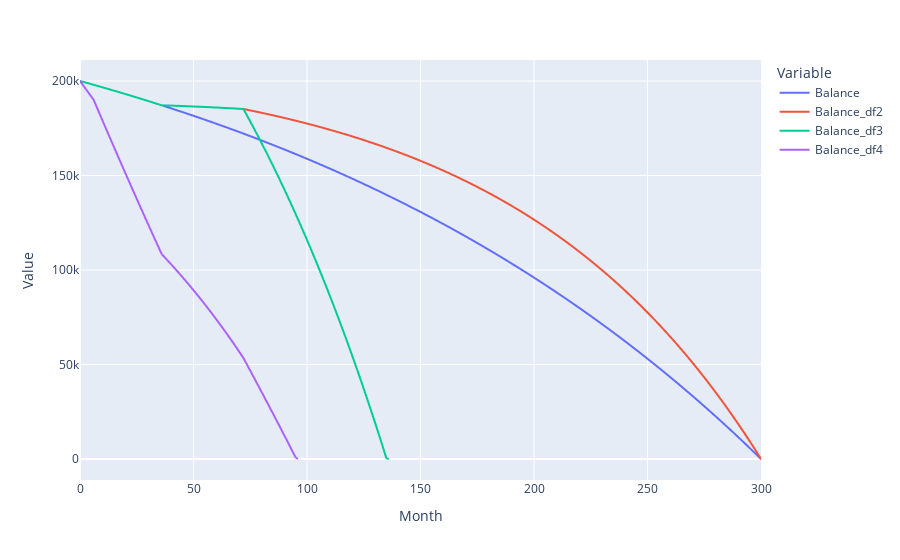
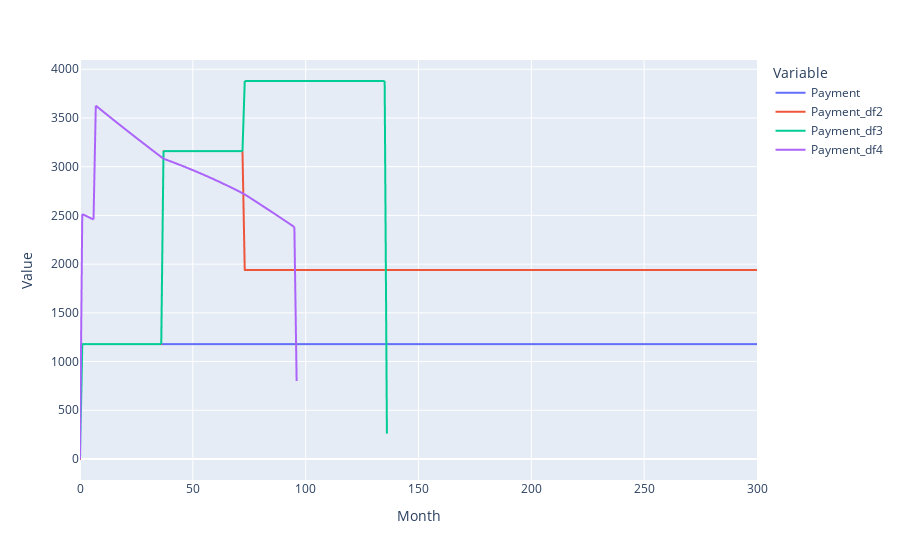
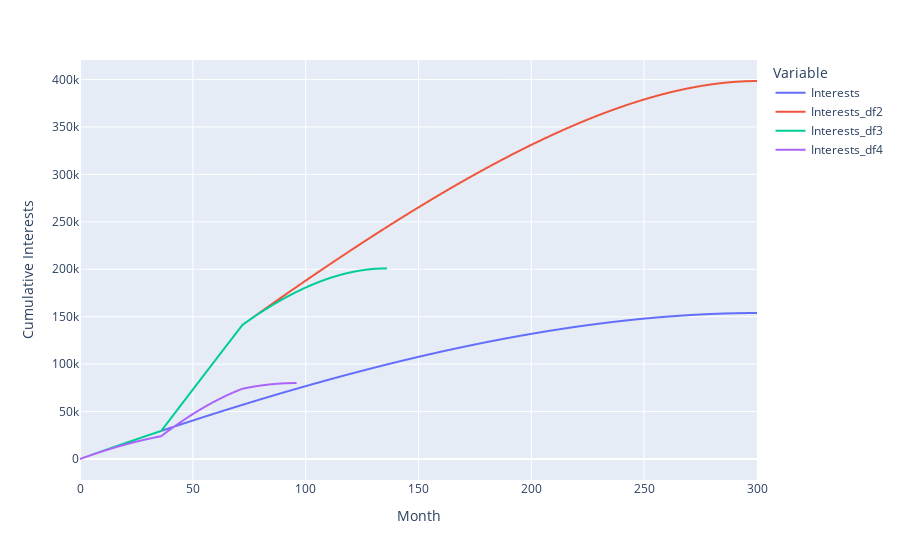

The notebook cell saved with these charts, in order:
### Markdown cell above
# Scenario Analysis

#### Suppose given the interest rate and duration of the loan, the original monthly payment is first calculated, and then the time to payout is re-estimated when the interest rate changes in the 37th month and an extra payment equal to 8% of the outstanding balance converted to monthly.

### Code cell
result1=Amortization(Balance=[200000], Rate=[[1, 0.0509/12]], N=25*12)
result1.CalcPayment(N=result1.N)

newPay=[1179.691]*36+[3159.245]*36+[1939.687]*228
result2=Amortization(Balance=[200000], Rate=[[1, 0.0509/12], [37, 0.2/12], [73, 0.11/12]], Payment=newPay)
result2.CalcTime()

newPay=[1179.691]*36+[3159.245]*36+[1939.687*2]*200
result3=Amortization(Balance=[200000], Rate=[[1, 0.0509/12], [37, 0.2/12], [73, 0.11/12]], Payment=newPay)
result3.CalcTime()

newPay=[1179.691]*6+[1179.691*2]*160
result4=Amortization(Balance=[200000], Rate=[[1, 0.0509/12], [37, 0.2/12], [73, 0.11/12]], Payment=newPay, BalancePctPay=0.08/12)
result4.CalcTime()

plotResult({"df1":result1.data, "df2":result2.data, "df3":result3.data, "df4":result4.data})

### Figure 1 — Plotly figure (JSON) as saved in the notebook; plotly's stock layout.template omitted (floating-point values rounded to 4 significant figures; data arrays with more than 128 entries replaced by an {"elided": "..."} marker saying what was removed)
{"data": [{"hovertemplate": "Variable=Balance<br>Month=%{x}<br>Value=%{y}<extra></extra>", "legendgroup": "Balance", "line": {"color": "#636efa", "dash": "solid"}, "marker": {"symbol": "circle"}, "mode": "lines", "name": "Balance", "showlegend": true, "type": "scattergl", "x": {"elided": "301 int values"}, "xaxis": "x", "y": {"elided": "301 float values"}, "yaxis": "y"}, {"hovertemplate": "Variable=Balance_df2<br>Month=%{x}<br>Value=%{y}<extra></extra>", "legendgroup": "Balance_df2", "line": {"color": "#EF553B", "dash": "solid"}, "marker": {"symbol": "circle"}, "mode": "lines", "name": "Balance_df2", "showlegend": true, "type": "scattergl", "x": {"elided": "301 int values"}, "xaxis": "x", "y": {"elided": "301 float values"}, "yaxis": "y"}, {"hovertemplate": "Variable=Balance_df3<br>Month=%{x}<br>Value=%{y}<extra></extra>", "legendgroup": "Balance_df3", "line": {"color": "#00cc96", "dash": "solid"}, "marker": {"symbol": "circle"}, "mode": "lines", "name": "Balance_df3", "showlegend": true, "type": "scattergl", "x": {"elided": "301 int values"}, "xaxis": "x", "y": {"elided": "301 float values"}, "yaxis": "y"}, {"hovertemplate": "Variable=Balance_df4<br>Month=%{x}<br>Value=%{y}<extra></extra>", "legendgroup": "Balance_df4", "line": {"color": "#ab63fa", "dash": "solid"}, "marker": {"symbol": "circle"}, "mode": "lines", "name": "Balance_df4", "showlegend": true, "type": "scattergl", "x": {"elided": "301 int values"}, "xaxis": "x", "y": {"elided": "301 float values"}, "yaxis": "y"}], "layout": {"legend": {"title": {"text": "Variable"}, "tracegroupgap": 0}, "margin": {"t": 60}, "xaxis": {"anchor": "y", "domain": [0, 1], "title": {"text": "Month"}}, "yaxis": {"anchor": "x", "domain": [0, 1], "title": {"text": "Value"}}}}

### Figure 2 — Plotly figure (JSON) as saved in the notebook; plotly's stock layout.template omitted (floating-point values rounded to 4 significant figures; data arrays with more than 128 entries replaced by an {"elided": "..."} marker saying what was removed)
{"data": [{"hovertemplate": "Variable=Payment<br>Month=%{x}<br>Value=%{y}<extra></extra>", "legendgroup": "Payment", "line": {"color": "#636efa", "dash": "solid"}, "marker": {"symbol": "circle"}, "mode": "lines", "name": "Payment", "showlegend": true, "type": "scattergl", "x": {"elided": "301 int values"}, "xaxis": "x", "y": {"elided": "301 float values"}, "yaxis": "y"}, {"hovertemplate": "Variable=Payment_df2<br>Month=%{x}<br>Value=%{y}<extra></extra>", "legendgroup": "Payment_df2", "line": {"color": "#EF553B", "dash": "solid"}, "marker": {"symbol": "circle"}, "mode": "lines", "name": "Payment_df2", "showlegend": true, "type": "scattergl", "x": {"elided": "301 int values"}, "xaxis": "x", "y": {"elided": "301 float values"}, "yaxis": "y"}, {"hovertemplate": "Variable=Payment_df3<br>Month=%{x}<br>Value=%{y}<extra></extra>", "legendgroup": "Payment_df3", "line": {"color": "#00cc96", "dash": "solid"}, "marker": {"symbol": "circle"}, "mode": "lines", "name": "Payment_df3", "showlegend": true, "type": "scattergl", "x": {"elided": "301 int values"}, "xaxis": "x", "y": {"elided": "301 float values"}, "yaxis": "y"}, {"hovertemplate": "Variable=Payment_df4<br>Month=%{x}<br>Value=%{y}<extra></extra>", "legendgroup": "Payment_df4", "line": {"color": "#ab63fa", "dash": "solid"}, "marker": {"symbol": "circle"}, "mode": "lines", "name": "Payment_df4", "showlegend": true, "type": "scattergl", "x": {"elided": "301 int values"}, "xaxis": "x", "y": {"elided": "301 float values"}, "yaxis": "y"}], "layout": {"legend": {"title": {"text": "Variable"}, "tracegroupgap": 0}, "margin": {"t": 60}, "xaxis": {"anchor": "y", "domain": [0, 1], "title": {"text": "Month"}}, "yaxis": {"anchor": "x", "domain": [0, 1], "title": {"text": "Value"}}}}

### Figure 3 — Plotly figure (JSON) as saved in the notebook; plotly's stock layout.template omitted (floating-point values rounded to 4 significant figures; data arrays with more than 128 entries replaced by an {"elided": "..."} marker saying what was removed)
{"data": [{"hovertemplate": "Variable=Interests<br>Month=%{x}<br>Cumulative Interests=%{y}<extra></extra>", "legendgroup": "Interests", "line": {"color": "#636efa", "dash": "solid"}, "marker": {"symbol": "circle"}, "mode": "lines", "name": "Interests", "showlegend": true, "type": "scattergl", "x": {"elided": "301 int values"}, "xaxis": "x", "y": {"elided": "301 float values"}, "yaxis": "y"}, {"hovertemplate": "Variable=Interests_df2<br>Month=%{x}<br>Cumulative Interests=%{y}<extra></extra>", "legendgroup": "Interests_df2", "line": {"color": "#EF553B", "dash": "solid"}, "marker": {"symbol": "circle"}, "mode": "lines", "name": "Interests_df2", "showlegend": true, "type": "scattergl", "x": {"elided": "301 int values"}, "xaxis": "x", "y": {"elided": "301 float values"}, "yaxis": "y"}, {"hovertemplate": "Variable=Interests_df3<br>Month=%{x}<br>Cumulative Interests=%{y}<extra></extra>", "legendgroup": "Interests_df3", "line": {"color": "#00cc96", "dash": "solid"}, "marker": {"symbol": "circle"}, "mode": "lines", "name": "Interests_df3", "showlegend": true, "type": "scattergl", "x": {"elided": "301 int values"}, "xaxis": "x", "y": {"elided": "301 float values"}, "yaxis": "y"}, {"hovertemplate": "Variable=Interests_df4<br>Month=%{x}<br>Cumulative Interests=%{y}<extra></extra>", "legendgroup": "Interests_df4", "line": {"color": "#ab63fa", "dash": "solid"}, "marker": {"symbol": "circle"}, "mode": "lines", "name": "Interests_df4", "showlegend": true, "type": "scattergl", "x": {"elided": "301 int values"}, "xaxis": "x", "y": {"elided": "301 float values"}, "yaxis": "y"}], "layout": {"legend": {"title": {"text": "Variable"}, "tracegroupgap": 0}, "margin": {"t": 60}, "xaxis": {"anchor": "y", "domain": [0, 1], "title": {"text": "Month"}}, "yaxis": {"anchor": "x", "domain": [0, 1], "title": {"text": "Cumulative Interests"}}}}
